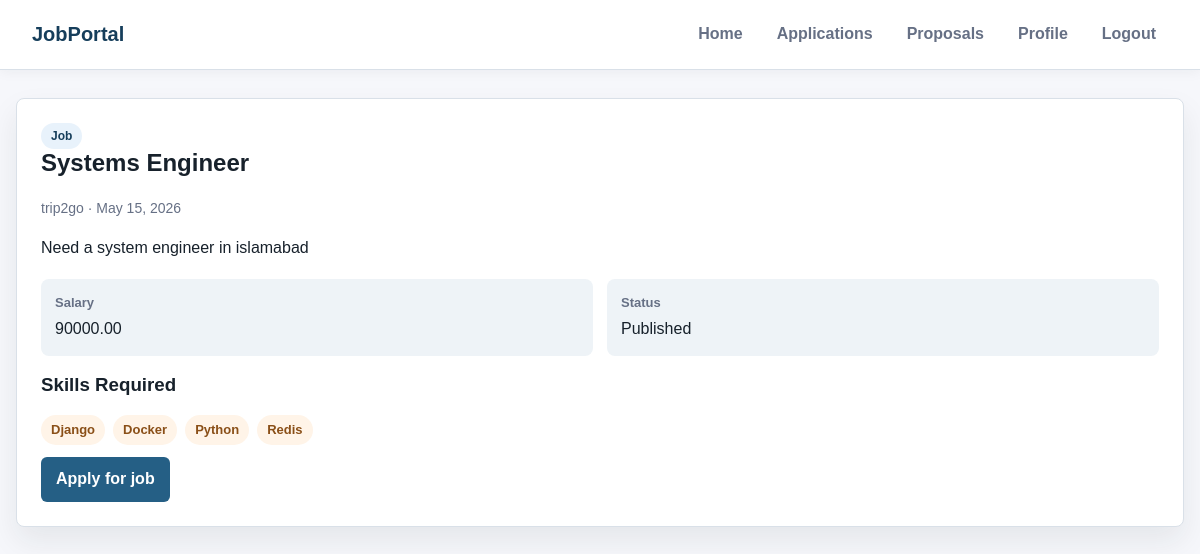
The page /systems-engineer/detail (signed in) on the database its author committed.
### recruiter/models.py (models this page shows, shortened)
class TimeStampedModel(models.Model):
    created_at = models.DateTimeField(auto_now_add=True, db_index=True)
    updated_at = models.DateTimeField(auto_now=True)
    class Meta:
        abstract = True

class Post(TimeStampedModel):
    POST_TYPE_CHOICES = [
        ('job', 'Job Position'),
        ('project', 'Project'),
    ]
    STATUS_CHOICES = [
        ('draft', 'Draft'),
        ('published', 'Published'),
        ('closed', 'Closed'),
        ('filled', 'Filled/Completed'),
        ('cancelled', 'Cancelled'),
    ]
    post_type = models.CharField(
        max_length=20,
        choices=POST_TYPE_CHOICES,
        db_index=True
    )
    title = models.CharField(
        max_length=250,
        help_text="Title of the job or project"
    )
    description = models.TextField(
        help_text="Detailed description"
    )
    company = models.ForeignKey(
        Company,
        on_delete=models.CASCADE,
        related_name="posts"
    )
    salary = models.DecimalField(
        max_digits=10,
        decimal_places=2,
        null=True,
        blank=True,
        validators=[MinValueValidator(0)],
        help_text="Annual salary for jobs"
    )
    budget = models.DecimalField(
        max_digits=12,
        decimal_places=2,
        null=True,
        blank=True,
        validators=[MinValueValidator(0)],
        help_text="Total budget for projects"
    )
    status = models.CharField(
        max_length=20,
        choices=STATUS_CHOICES,
        default='draft',
        db_index=True
    )
    is_active = models.BooleanField(default=True, db_index=True)
    is_featured = models.BooleanField(default=False)
    published_at = models.DateTimeField(null=True, blank=True)
    closed_at = models.DateTimeField(null=True, blank=True)
    skills_required = models.ManyToManyField(
        Skill,
        related_name="posts",
        blank=True
    )
    created_by = models.ForeignKey(
        CustomUser,
        on_delete=models.CASCADE,
        related_name="created_posts"
    )
    slug = models.SlugField(blank=True, null=True)
    class Meta:
        ordering = ['-created_at']
        indexes = [
            models.Index(fields=['post_type', 'status', 'is_active']),
            models.Index(fields=['company', 'status']),
            models.Index(fields=['is_featured', 'is_active']),
        ]

class Company(TimeStampedModel):
    name = models.CharField(
        max_length=150,
        unique=True,
        help_text="Official company name"
    )
    location = models.CharField(
        max_length=150,
        help_text="Headquarters location"
    )
    website = models.URLField(
        blank=True,
        help_text="Company website URL"
    )
    description = models.TextField(
        blank=True,
        help_text="Company description and mission"
    )
    industry = models.CharField(
        max_length=100,
        blank=True,
        help_text="Primary industry (e.g., Technology, Healthcare)"
    )
    size = models.PositiveIntegerField(
        null=True,
        blank=True,
        help_text="Number of employees",
        verbose_name="Company Size"
    )
    logo = models.ImageField(
        upload_to='company_logos/%Y/%m/%d/',
        null=True,
        blank=True,
        help_text="Company logo image"
    )
    is_active = models.BooleanField(
        default=True,
        help_text="Whether the company is currently active on the platform"
    )
    class Meta:
        verbose_name_plural = "Companies"
        ordering = ['name']
        indexes = [
            models.Index(fields=['name']),
            models.Index(fields=['industry']),
            models.Index(fields=['is_active']),
        ]
    def __str__(self):
        return self.name

class Skill(TimeStampedModel):
    CATEGORY_CHOICES = [
        ('programming', 'Programming'),
        ('design', 'Design'),
        ('business', 'Business'),
        ('marketing', 'Marketing'),
        ('data', 'Data Science'),
        ('devops', 'DevOps'),
        ('soft', 'Soft Skills'),
        ('other', 'Other'),
    ]
    name = models.CharField(
        max_length=100,
        unique=True,
        help_text="Skill name (e.g., Python, React, Project Management)"
    )
    category = models.CharField(
        max_length=50,
        choices=CATEGORY_CHOICES,
        default='other',
        help_text="Skill category for grouping"
    )
    description = models.TextField(
        blank=True,
        help_text="Brief description of the skill"
    )
    is_popular = models.BooleanField(
        default=False,
        help_text="Mark popular skills for quick selection"
    )
    class Meta:
        ordering = ['name']
        indexes = [
            models.Index(fields=['category']),
            models.Index(fields=['is_popular']),
        ]

### recruiter/view_modules/dashboard_views.py (the view)
# urls.py: path("<slug:slug>/detail", views.view_job, name='view_job'),
@login_required(login_url='login')
def view_job(request, slug):
    job = get_object_or_404(
        Post,
        slug=slug,
        post_type='job',
        status='published',
        is_active=True,
    )
    return render(request, "jobs/job_detail.html", {"job": job})

### recruiter/templates/jobs/job_detail.html (shortened to what this page needs)
{% extends "applicant/base.html" %}
{% block content %}
    <section class="detail-panel">
        <span class="badge">Job</span>
        <h1>{{ job.title }}</h1>
        <p class="meta">{{ job.company }} · {{ job.published_at|date:"F j, Y" }}</p>
        <p>{{ job.description }}</p>
        <div class="detail-list">
            <div class="detail-item"><strong>Salary</strong>{% if job.salary %}{{ job.salary }}{% else %}Negotiable{% endif %}</div>
            <div class="detail-item"><strong>Status</strong>{{ job.get_status_display }}</div>
        </div>
        <h3>Skills Required</h3>
        <ul class="skill-list">{% for skill in job.skills_required.all %}<li>{{ skill.name }}</li>{% empty %}<li>No skills listed</li>{% endfor %}</ul>
        <a href="{% url 'job_application' job.id %}" class="button">Apply for job</a>
    </section>
{% endblock %}

### recruiter/templates/applicant/base.html (style rules this page uses)
:root { --bg: #f6f7fb; --surface: #ffffff; --surface-soft: #eef3f7; --text: #17212b; --muted: #667085; --line: #d9e0e8; --brand: #255f85; --brand-dark: #163e5b; --accent: #f4a261; --danger: #c2413b; --shadow: 0 14px 30px rgba(23, 33, 43, 0.08); }
* { box-sizing: border-box; }
body { font-family: Arial, sans-serif; margin: 0; background: var(--bg); color: var(--text); line-height: 1.55; }
h1, h2, h3 { margin-top: 0; line-height: 1.2; }
a { color: var(--brand); text-decoration: none; font-weight: 700; }
.card, form, .detail-panel { background: var(--surface); border: 1px solid var(--line); border-radius: 8px; box-shadow: var(--shadow); }
.meta { color: var(--muted); font-size: 14px; margin: 4px 0; }
.badge { display: inline-flex; align-items: center; width: fit-content; border-radius: 999px; padding: 4px 10px; font-size: 12px; font-weight: 800; background: #e8f2fb; color: var(--brand-dark); }
button, input[type="submit"], .button { display: inline-flex; align-items: center; justify-content: center; background: var(--brand); color: white; border: none; padding: 10px 15px; cursor: pointer; border-radius: 6px; font-weight: 800; text-decoration: none; }
.detail-panel { padding: 24px; margin-bottom: 20px; }
.detail-list { display: grid; grid-template-columns: repeat(auto-fit, minmax(180px, 1fr)); gap: 14px; margin: 18px 0; }
.detail-item { background: var(--surface-soft); border-radius: 8px; padding: 14px; }
.detail-item strong { display: block; color: var(--muted); font-size: 13px; margin-bottom: 4px; }
.skill-list { display: flex; flex-wrap: wrap; gap: 8px; list-style: none; padding: 0; margin: 12px 0; }
.skill-list li { background: #fff4e8; color: #8a4f17; border-radius: 999px; padding: 5px 10px; font-weight: 700; font-size: 13px; }

### rows shown on the page
Post: title "Systems Engineer", company "trip2go", published_at "May 15, 2026", description "Need a system engineer in islamabad", salary "90000.00", status "Published"
Skill: name "Django"
Skill: name "Docker"
Skill: name "Python"
Skill: name "Redis"
